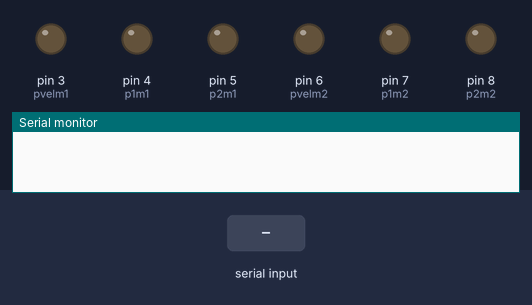
The sketch below on a simulated Arduino Uno, built with avr-gcc and run on an emulated ATmega328P. Shown: output pins drawn as LEDs (lit = HIGH), the last lines printed to the serial monitor. Inputs (shaded band) come from the test bench.

Above: at 1.2 s.
1.3 s: "F" received over Serial
At 1.8 s:
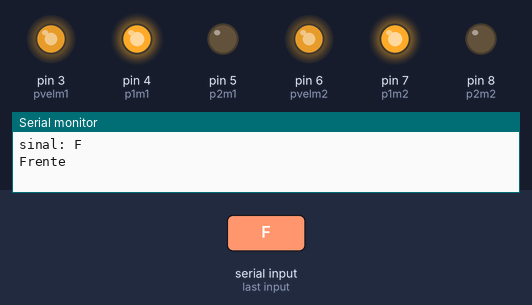
3.8 s: "1" received over Serial
Timing chart, 0 to 6.8 s (numbered marks = the images above; inputs shaded):
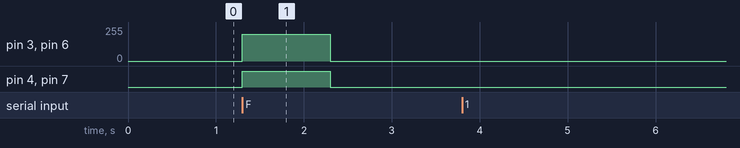

The sketch:

18_robot-controller-ifs.ino
```cpp
#define p2m2 8
#define p1m2 7
#define pvelm2 6
#define p2m1 5
#define p1m1 4
#define pvelm1 3

int vel;

void setup() {
  vel = 200;
  Serial.begin(9600);
  pinMode(p1m1, OUTPUT);
  pinMode(p2m1, OUTPUT);
  pinMode(pvelm1, OUTPUT);
  pinMode(p1m2, OUTPUT);
  pinMode(p2m2, OUTPUT);
  pinMode(pvelm2, OUTPUT);
}

void irFrente(int v) {
  digitalWrite(p1m1, HIGH); digitalWrite(p2m1, LOW); analogWrite(pvelm1, v);
  digitalWrite(p1m2, HIGH); digitalWrite(p2m2, LOW); analogWrite(pvelm2, v);
}

void parar() {
  digitalWrite(p1m1, LOW); digitalWrite(p2m1, LOW); analogWrite(pvelm1, 0);
  digitalWrite(p1m2, LOW); digitalWrite(p2m2, LOW); analogWrite(pvelm2, 0);
}


void loop() {
  if (Serial.available()) {
    char c = Serial.read();
    Serial.print("sinal: ");
    Serial.println(c);

    if (c == 'F') {
      Serial.println("Frente");
      irFrente(vel);
      delay(1000);
      parar();
    }
      }
}
```

Measured:
- after the input at 1.3 s, pin 3 (pvelm1), pin 6 (pvelm2): 0/255 → 200/255 at once, → 0/255 1.0 s later; pin 4 (p1m1), pin 7 (p1m2): LOW → HIGH at once, → LOW 1.0 s later
